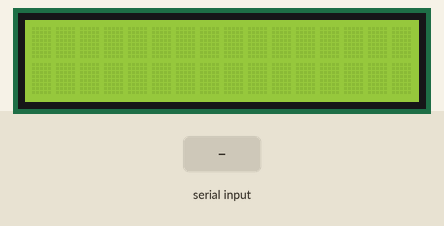
Simulated run of this sketch. Board: Arduino Uno, built with avr-gcc and run on an emulated ATmega328P. On the bench: 16×2 character LCD. The inputs (shaded band) are chosen by the test bench.

Above: at 1.2 s.
1.3 s: "1" received over Serial
At 2.5 s:
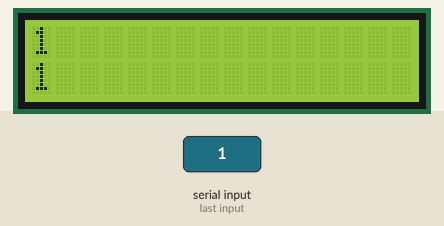
2.8 s: "0" received over Serial
At 3.6 s:
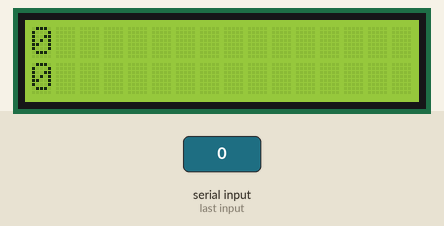
4.3 s: "2" received over Serial
At 4.7 s:
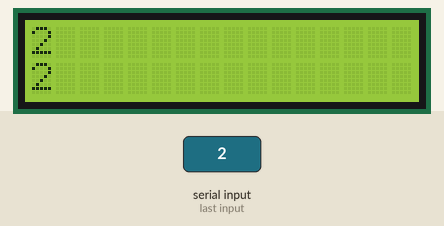
Timing chart, 0 to 7.3 s (numbered marks = the images above; inputs shaded):
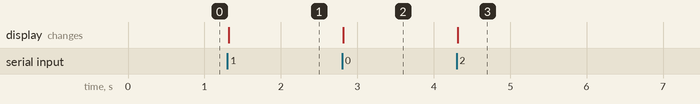

The sketch:

Serial_Input_on_LCD_Screen_Code.ino
```cpp
#include <LiquidCrystal.h>

#define lcd_rs A5
#define lcd_e A4

#define lcd_d4 5
#define lcd_d5 6
#define lcd_d6 7
#define lcd_d7 8

LiquidCrystal lcd(lcd_rs, lcd_e, lcd_d4, lcd_d5, lcd_d6, lcd_d7);

int cursorLine = 0;

void printtextlcd(String text){
  if(text.length() > 16)
    text = "Text too long";

  lcd.setCursor(0, cursorLine);
  lcd.print("                ");

  lcd.setCursor(0, cursorLine);
  lcd.print(text);

  if(cursorLine == 0)
    cursorLine = 1;
  else cursorLine = 0;
}

void setup(){
  Serial.begin(115200);
  Serial.setTimeout(10);

  lcd.begin(16, 2);
}

void loop(){
  if(Serial.available() > 0){
    String text = Serial.readString();
    text.trim();
    printtextlcd(text);

    if(text.length() > 0)
      printtextlcd(text);

  }
}
```

Measured:
- after the input at 1.3 s, the display: changes at once (image 1)
- after the input at 2.8 s, the display: changes at once (image 2)
- after the input at 4.3 s, the display: changes at once (image 3)
